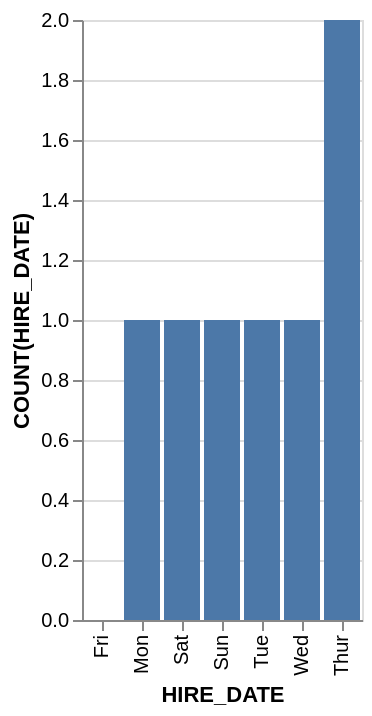

Specify this chart in Vega-Lite:
### Vega-Lite specification from a JSON file in a GitHub repository (floating-point values rounded to 4 significant figures)
{"data": {"values": [{"x_data": "Fri", "y_data": 0}, {"x_data": "Mon", "y_data": 1}, {"x_data": "Sat", "y_data": 1}, {"x_data": "Sun", "y_data": 1}, {"x_data": "Tue", "y_data": 1}, {"x_data": "Wed", "y_data": 1}, {"x_data": "Thur", "y_data": 2}]}, "mark": "bar", "encoding": {"x": {"field": "x_data", "type": "nominal", "title": "HIRE_DATE", "sort": {"op": "sum", "field": "y_data", "order": "ascending"}}, "y": {"field": "y_data", "type": "quantitative", "title": "COUNT(HIRE_DATE)"}}}
